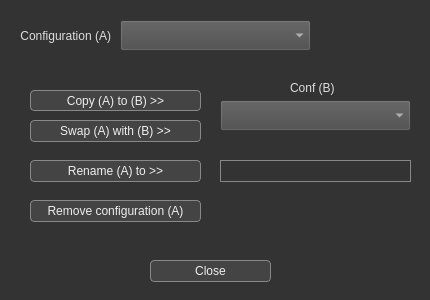
<?xml version="1.0" encoding="UTF-8"?>
<ui version="4.0">
 <class>ManageNotesDialog</class>
 <widget class="QDialog" name="ManageNotesDialog">
  <property name="geometry">
   <rect>
    <x>0</x>
    <y>0</y>
    <width>430</width>
    <height>300</height>
   </rect>
  </property>
  <property name="minimumSize">
   <size>
    <width>430</width>
    <height>300</height>
   </size>
  </property>
  <property name="maximumSize">
   <size>
    <width>430</width>
    <height>300</height>
   </size>
  </property>
  <property name="windowTitle">
   <string>Notes Preset Manager</string>
  </property>
  <property name="styleSheet">
   <string notr="true">QDialog {background-color:#333;}
QWidget {color:#ddd;}

QComboBox {background-color:#4A4A4A;}
QComboBox QAbstractItemView {background-color:#444;}
QComboBox:hover{background-color:#405080;}
QComboBox:!enabled{background-color:#202020;color:#808080;}

QPushButton{background-color:#444;color:#EEE;border:1px solid #888; border-radius:4px;}
QPushButton:!enabled{background-color:#202020;color:#808080}
QPushButton:hover{background-color:#405080;}
QPushButton:pressed {background:#505020;border:1px inset #222;}
QSpinBox:!enabled {color:#777;}
QDoubleSpinBox:!enabled {color:#777;}
QLabel {background-color: rgba(0, 0, 0, 0);}
QLabel:!enabled {color:#888;}
QLineEdit {background-color:#333;color:#EEE;border:1px solid #888;}
QLineEdit:hover{background-color:#446;}
QLineEdit:!enabled {background-color:#202020;color:#EEE;border:1px solid #888;}
QMessageBox QPushButton {width:80px;height:20px;}</string>
  </property>
  <widget class="QPushButton" name="closePushButton">
   <property name="geometry">
    <rect>
     <x>150</x>
     <y>260</y>
     <width>121</width>
     <height>22</height>
    </rect>
   </property>
   <property name="sizePolicy">
    <sizepolicy hsizetype="Expanding" vsizetype="Expanding">
     <horstretch>1</horstretch>
     <verstretch>1</verstretch>
    </sizepolicy>
   </property>
   <property name="text">
    <string>Close</string>
   </property>
  </widget>
  <widget class="QPushButton" name="deletePushButton">
   <property name="geometry">
    <rect>
     <x>30</x>
     <y>200</y>
     <width>171</width>
     <height>22</height>
    </rect>
   </property>
   <property name="sizePolicy">
    <sizepolicy hsizetype="Expanding" vsizetype="Expanding">
     <horstretch>1</horstretch>
     <verstretch>1</verstretch>
    </sizepolicy>
   </property>
   <property name="text">
    <string>Remove configuration (A)</string>
   </property>
  </widget>
  <widget class="QLabel" name="label_2">
   <property name="geometry">
    <rect>
     <x>20</x>
     <y>20</y>
     <width>91</width>
     <height>31</height>
    </rect>
   </property>
   <property name="sizePolicy">
    <sizepolicy hsizetype="Expanding" vsizetype="Expanding">
     <horstretch>0</horstretch>
     <verstretch>0</verstretch>
    </sizepolicy>
   </property>
   <property name="text">
    <string>Configuration (A)</string>
   </property>
   <property name="alignment">
    <set>Qt::AlignRight|Qt::AlignTrailing|Qt::AlignVCenter</set>
   </property>
  </widget>
  <widget class="QComboBox" name="confBComboBox">
   <property name="geometry">
    <rect>
     <x>220</x>
     <y>100</y>
     <width>191</width>
     <height>31</height>
    </rect>
   </property>
   <property name="sizePolicy">
    <sizepolicy hsizetype="Expanding" vsizetype="Fixed">
     <horstretch>4</horstretch>
     <verstretch>0</verstretch>
    </sizepolicy>
   </property>
   <property name="minimumSize">
    <size>
     <width>0</width>
     <height>0</height>
    </size>
   </property>
   <property name="maximumSize">
    <size>
     <width>16777215</width>
     <height>100</height>
    </size>
   </property>
  </widget>
  <widget class="QLabel" name="label">
   <property name="geometry">
    <rect>
     <x>290</x>
     <y>80</y>
     <width>71</width>
     <height>16</height>
    </rect>
   </property>
   <property name="sizePolicy">
    <sizepolicy hsizetype="Preferred" vsizetype="Preferred">
     <horstretch>1</horstretch>
     <verstretch>0</verstretch>
    </sizepolicy>
   </property>
   <property name="text">
    <string>Conf (B)</string>
   </property>
  </widget>
  <widget class="QPushButton" name="renamePushButton">
   <property name="geometry">
    <rect>
     <x>30</x>
     <y>160</y>
     <width>171</width>
     <height>22</height>
    </rect>
   </property>
   <property name="sizePolicy">
    <sizepolicy hsizetype="Expanding" vsizetype="Expanding">
     <horstretch>1</horstretch>
     <verstretch>1</verstretch>
    </sizepolicy>
   </property>
   <property name="text">
    <string>Rename (A) to &gt;&gt;</string>
   </property>
  </widget>
  <widget class="QLineEdit" name="renameLineEdit">
   <property name="geometry">
    <rect>
     <x>220</x>
     <y>160</y>
     <width>191</width>
     <height>22</height>
    </rect>
   </property>
   <property name="sizePolicy">
    <sizepolicy hsizetype="Expanding" vsizetype="Expanding">
     <horstretch>1</horstretch>
     <verstretch>0</verstretch>
    </sizepolicy>
   </property>
  </widget>
  <widget class="QPushButton" name="copyPushButton">
   <property name="geometry">
    <rect>
     <x>30</x>
     <y>90</y>
     <width>171</width>
     <height>21</height>
    </rect>
   </property>
   <property name="sizePolicy">
    <sizepolicy hsizetype="Expanding" vsizetype="Expanding">
     <horstretch>5</horstretch>
     <verstretch>1</verstretch>
    </sizepolicy>
   </property>
   <property name="text">
    <string>Copy (A) to (B) &gt;&gt;</string>
   </property>
  </widget>
  <widget class="QComboBox" name="confAComboBox">
   <property name="geometry">
    <rect>
     <x>120</x>
     <y>20</y>
     <width>191</width>
     <height>31</height>
    </rect>
   </property>
   <property name="sizePolicy">
    <sizepolicy hsizetype="Expanding" vsizetype="Expanding">
     <horstretch>0</horstretch>
     <verstretch>1</verstretch>
    </sizepolicy>
   </property>
  </widget>
  <widget class="QPushButton" name="swapPushButton">
   <property name="geometry">
    <rect>
     <x>30</x>
     <y>120</y>
     <width>171</width>
     <height>22</height>
    </rect>
   </property>
   <property name="sizePolicy">
    <sizepolicy hsizetype="Expanding" vsizetype="Expanding">
     <horstretch>1</horstretch>
     <verstretch>1</verstretch>
    </sizepolicy>
   </property>
   <property name="text">
    <string>Swap (A) with (B) &gt;&gt;</string>
   </property>
  </widget>
 </widget>
 <resources/>
 <connections/>
</ui>
